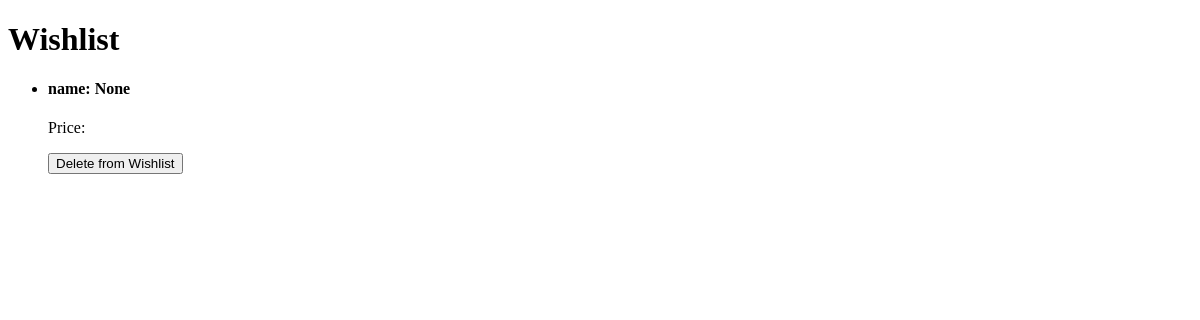
Before: /wishlist/ (signed in) with the older database file.
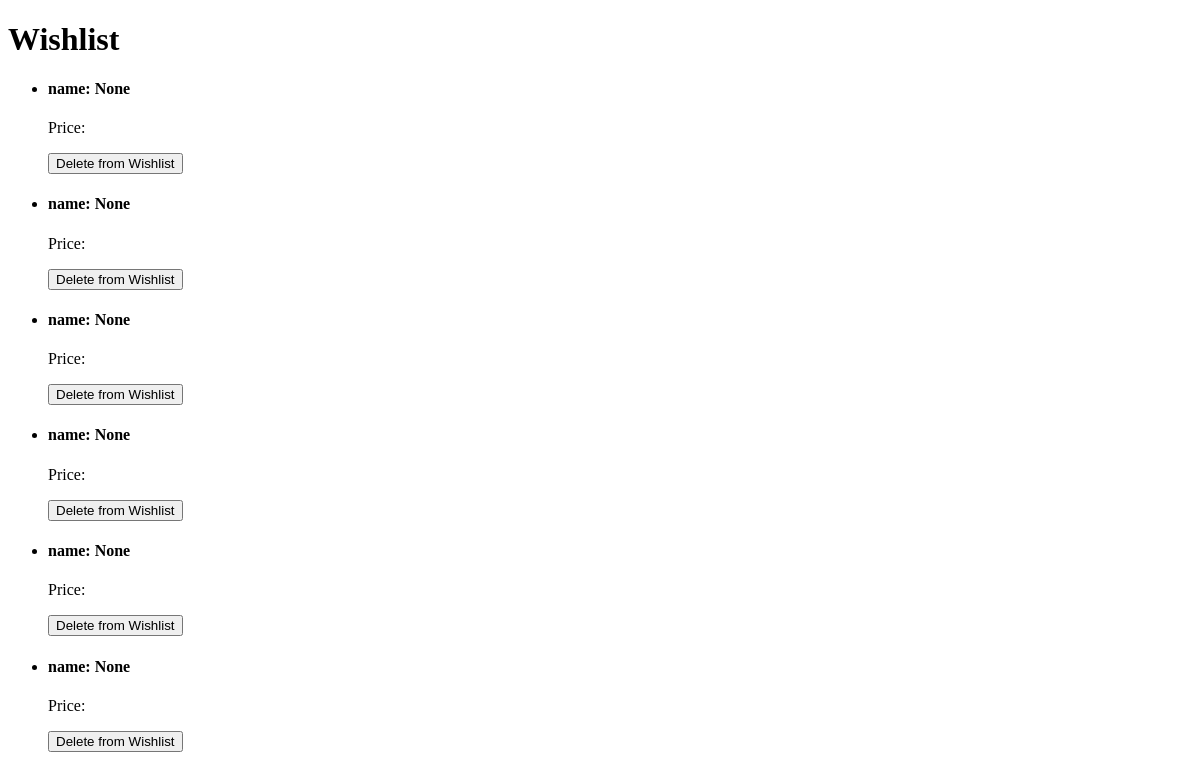
After: the same page with the newer database file.
### project1app/models.py (models this page shows, shortened)
class Wishlist(models.Model):
    user = models.ForeignKey(User, on_delete=models.CASCADE)
    products = models.ManyToManyField(Product, blank=True)

### project1app/views.py (the view)
# urls.py: path('wishlist/', views.wishlist, name='wishlist'),
def wishlist(request):
    wishlist_items = Wishlist.objects.filter(user=request.user)
    return render(request, 'wishlist.html', {'wishlist_items': wishlist_items})

### project1app/templates/wishlist.html (shortened to what this page needs)
<!DOCTYPE html>
<html lang="en">
<head>
</head>
<body>
    <h1>Wishlist</h1>
    <ul>
        {% for item in wishlist_items %}
            <li>
                <div class="wishlist_item">
                    <h4 class="card-title">name: {{item.products.name }}</h4>
                        <p class="card-text">Price: {{product.price }}</p>
                </div>
                <form method="post" action="{% url 'deletewishlist' item.id %}">
                    <button type="submit" class="btn btn-danger">Delete from Wishlist</button>
                </form>
            </li>
        {% empty %}
            <li>Your wishlist is empty</li>
        {% endfor %}
    </ul>
</body>
</html>

Changed rows visible on the page:
added Wishlist: products.name "None"
added Wishlist: products.name "None"
added Wishlist: products.name "None"
added Wishlist: products.name "None"
added Wishlist: products.name "None"
